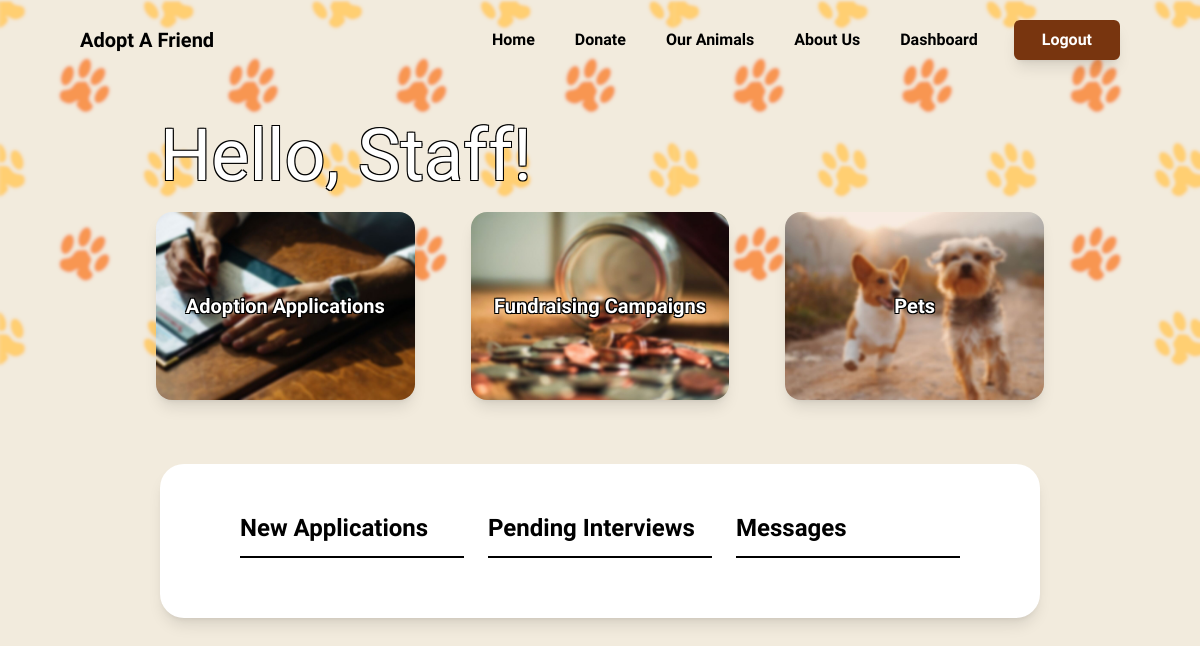
Page /staff/dashboard/ (signed in) on the earlier database version.
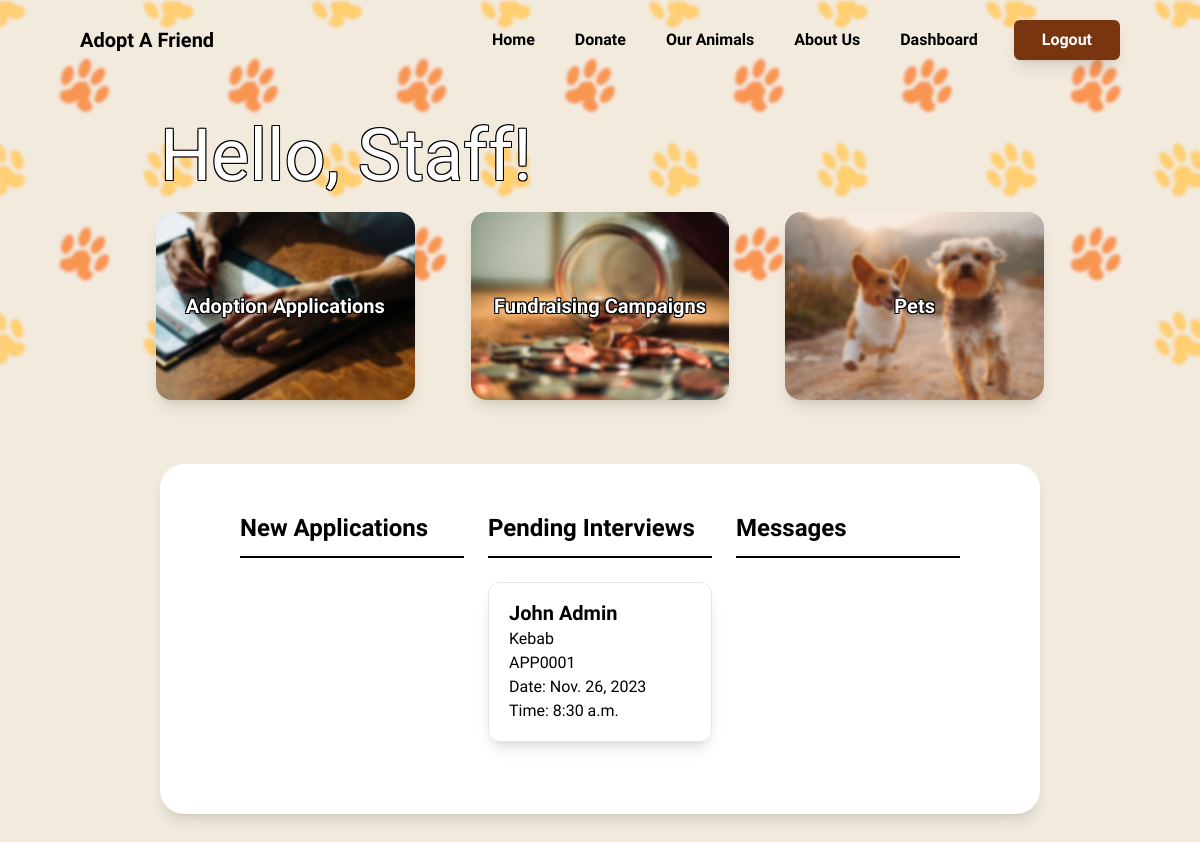
Same page on the later database version.
### pets/models.py (models this page shows, shortened)
class Application(models.Model):
    applicationId = models.CharField(max_length=10, default=generate_application_key, primary_key=True, unique=True)
    pet = models.ForeignKey(Pet, null=False, on_delete=models.CASCADE)
    user = models.ForeignKey(Users, null=False, on_delete=models.CASCADE)
    adopterFirstName = models.CharField(max_length=50, null=False, blank=False)
    adopterLastName = models.CharField(max_length=50, null=False, blank=False)
    adopterHomeAddress = models.CharField(max_length=300, null=False, blank=False)
    adopterContactNum = models.CharField(max_length=15, null=False, blank=False)
    picture = models.ImageField(blank=False, null=False, upload_to='static/application_pics', default="static/default.png")
    status = models.CharField(max_length=50, choices=APPLICATION_STATUS ,null=False, blank=False, default="Pending")
    created_at = models.DateTimeField(default=timezone.now)
    last_accessed_at = models.DateTimeField(auto_now=True)

class Pet(models.Model):
    petId = models.CharField(max_length=10, default=generate_pet_key, primary_key=True, unique=True)
    petName = models.CharField(max_length=50, null=False, blank=False, unique=True)
    animalType = models.CharField(max_length=20, choices=ANIMAL_TYPES_CHOICES, null=False, blank=False)
    breed = models.CharField(max_length=50, null=False, blank=False)
    petAge = models.CharField(max_length=50, null=False, blank=False, choices=PET_AGE_CHOICES)
    petGender = models.CharField(max_length=20, choices=GENDER_CHOICES, null=False, blank=False, default="")
    petSize = models.CharField(max_length=20, choices=PET_SIZE_CHOICES, null=False, blank=False)
    petColor = models.CharField(max_length=20, choices=COLOR_CHOICES, null=False, blank=False, default="")
    petDescription = models.TextField(max_length=500, blank=True, null=True)
    petPersonality = models.CharField(max_length=50, choices=PERSONALITY_CHOICES, blank=False, null=False, default="")
    dateAcquired = models.DateField(blank=False, null=False, default=timezone.now)
    isTrained = models.BooleanField(default=False)
    slug = models.SlugField(unique=True, blank=True)

class Interview(models.Model):
    application = models.ForeignKey(Application, null=False, on_delete=models.CASCADE)
    interviewDate = models.DateField(null=True, blank=True)
    interviewTime = models.TimeField(null=True, default=None, blank=True)
    interviewedBy = models.ForeignKey(Users, null=False, on_delete=models.CASCADE)

### staff/decorators.py (the view)
    def _wrapped_view(request, *args, **kwargs):
        if not request.user.is_staff:
            return HttpResponseForbidden("You don't have permission to access this page.")
        return view_func(request, *args, **kwargs)

### staff/views.py (called while the page is built)
@staff_required
def staff_dashboard(request):
    interviewing_applications = (
        Application.objects
        .filter(status='Interviewing', interview__isnull=False)
        .order_by('interview__interviewDate')
    )
    unaccessed_threshold = datetime.now() - timedelta(days=7)
    new_and_unaccessed_applications = (
        Application.objects
        .filter(status='Pending', last_accessed_at__lte=unaccessed_threshold)
        .order_by('-created_at')
    )
    return render(request, 'staff/staff_dashboard.html', {'interviewing_applications': interviewing_applications, 'new_and_unaccessed_applications': new_and_unaccessed_applications})

### staff/templates/staff/staff_dashboard.html (shortened to what this page needs)
{% extends 'staff/base.html' %}
{% load static %}
{% block image %} <img src="{% static '\image\dashboard.png' %}" alt="" class="absolute"> {% endblock %}
{% block content %}
<div>
    <h1 class="relative ml-40 mt-10 text-7xl text-shadows text-white" style="font-family: 'Nerko One', cursive; color: white;"> Hello, Staff! </h1>
</div>
<div class="mx-32 mt-5 grid grid-cols-3 relative">
    <a href="{% url 'staff_application_dashboard' %}">
        <div class="col-span-1 py-20 mx-7 rounded-2xl transition ease-in-out delay-150 hover:-translate-y-1 hover:scale-105 duration-300 bg-white shadow-lg"
        style="background-image: url('/static/image/applications.jpg'); background-size: cover;">
        <h1 class="text-center text-xl font-bold text-shadows" style="font-family: 'Imprima'; color: white;"> Adoption Applications </h1>
        </div>
    </a>
    <a href="{% url 'staff_campaign_dashboard' %}">
        <div class="col-span-1 py-20 mx-7 rounded-2xl transition ease-in-out delay-150 hover:-translate-y-1 hover:scale-105 duration-300 bg-white shadow-lg"
        style="background-image: url('/static/image/donations.jpg'); background-size: cover;">
            <h1 class="text-center text-xl font-bold text-shadows" style="font-family: 'Imprima'; color: white;"> Fundraising Campaigns </h1>
        </div>
    </a>
    <a href="{% url 'staff_pet_dashboard' %}">
        <div class="col-span-1 py-20 mx-7 rounded-2xl transition ease-in-out delay-150 hover:-translate-y-1 hover:scale-105 duration-300 bg-white shadow-lg"
        style="background-image: url('/static/image/adoptable-pet.jpg'); background-size: cover;">
            <h1 class="text-center text-xl font-bold text-shadows" style="font-family: 'Imprima'; color: white;"> Pets </h1>
        </div>
    </a>
</div>
<div class="mt-16 mb-16 h-96 mx-40 py-12 px-20 bg-white rounded-3xl relative shadow-lg overflow-auto grid grid-cols-3 gap-x-6 h-auto" style="font-family: 'Imprima';">
    <div class="">
        <h1 class="text-2xl font-bold">New Applications</h1>
        <p class="border-b-2 my-3 border-black"></p>
    </div>
    <div class="">
        <h1 class="text-2xl font-bold">Pending Interviews</h1>
        <p class="border-b-2 my-3 border-black"></p>
        {% for application in interviewing_applications %}
        <div class="my-6">
            <a href="{% url 'lobby' applicationId=application.applicationId %}">
                <div class="w-full h-40 rounded-xl shadow-lg border">
                    <div class="">
                        <p class="pl-5 pt-4 text-xl font-bold">{{ application.adopterFirstName }} {{ application.adopterLastName }}</p>
                        <p class="pl-5">{{ application.pet.petName }}</p>
                        <p class="pl-5">{{ application.applicationId }}</p>
                        {% for interview in application.interview_set.all %}
                        <p class="pl-5">Date: {{ interview.interviewDate }}</p>
                        <p class="pl-5">Time: {{ interview.interviewTime }}</p>
                        {% endfor %}
                    </div>
                </div>
            </a>
        </div>
        {% endfor %}
    </div>
    <div class="">
        <h1 class="text-2xl font-bold">Messages</h1>
        <p class="border-b-2 my-3 border-black"></p>
    </div>
</div>
{% endblock %}

Differences in the rows shown:
now on this page (row edited): Application: adopterFirstName "John", adopterLastName "Admin", pet.petName "Kebab", applicationId "APP0001"
added Interview: interviewDate "Nov. 26, 2023", interviewTime "8:30 a.m."
